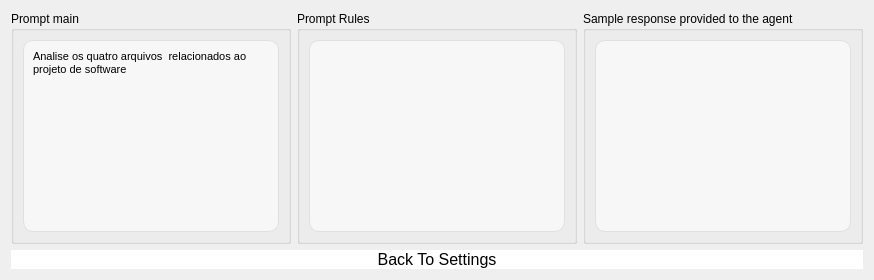
          <widget class="QWidget" name="page_7">
           <layout class="QGridLayout" name="gridLayout_26">
            <item row="0" column="0">
             <widget class="QGroupBox" name="groupBox_5">
              <property name="title">
               <string>Prompt main</string>
              </property>
              <layout class="QGridLayout" name="gridLayout_19">
               <item row="0" column="0">
                <widget class="QTextEdit" name="Promptmain">
                 <property name="sizePolicy">
                  <sizepolicy hsizetype="Fixed" vsizetype="Minimum">
                   <horstretch>0</horstretch>
                   <verstretch>0</verstretch>
                  </sizepolicy>
                 </property>
                 <property name="minimumSize">
                  <size>
                   <width>0</width>
                   <height>0</height>
                  </size>
                 </property>
                 <property name="maximumSize">
                  <size>
                   <width>16777215</width>
                   <height>16777215</height>
                  </size>
                 </property>
                 <property name="toolTip">
                  <string>&lt;html&gt;&lt;head/&gt;&lt;body&gt;&lt;p&gt;If you are going to use advanced vector storage there is no need to reference the reading of the arguments with {read_path_...}, the advanced vector storage will upload the arguments to the openai vector store and then the agent is updated with the respective vector&lt;/p&gt;&lt;/body&gt;&lt;/html&gt;</string>
                 </property>
                 <property name="styleSheet">
                  <string notr="true">            QTextEdit {
                border: 1px solid #E0E0E0;
                padding: 5px;
                border-radius: 10px;
                background-color: #F7F7F7;
                color: black;  /* Cor do texto alterada para preto */
            }</string>
                 </property>
                 <property name="html">
                  <string>&lt;!DOCTYPE HTML PUBLIC &quot;-//W3C//DTD HTML 4.0//EN&quot; &quot;http://www.w3.org/TR/REC-html40/strict.dtd&quot;&gt;
&lt;html&gt;&lt;head&gt;&lt;meta name=&quot;qrichtext&quot; content=&quot;1&quot; /&gt;&lt;style type=&quot;text/css&quot;&gt;
p, li { white-space: pre-wrap; }
&lt;/style&gt;&lt;/head&gt;&lt;body style=&quot; font-family:'MS Shell Dlg 2'; font-size:8.25pt; font-weight:400; font-style:normal;&quot;&gt;
&lt;p style=&quot; margin-top:12px; margin-bottom:12px; margin-left:0px; margin-right:0px; -qt-block-indent:0; text-indent:0px;&quot;&gt;&lt;span style=&quot; font-size:8pt;&quot;&gt;Analise os quatro arquivos  relacionados ao projeto de software&lt;/span&gt;&lt;/p&gt;
&lt;p style=&quot;-qt-paragraph-type:empty; margin-top:12px; margin-bottom:12px; margin-left:0px; margin-right:0px; -qt-block-indent:0; text-indent:0px;&quot;&gt;&lt;br /&gt;&lt;/p&gt;&lt;/body&gt;&lt;/html&gt;</string>
                 </property>
                 <property name="placeholderText">
                  <string/>
                 </property>
                </widget>
               </item>
              </layout>
             </widget>
            </item>
            <item row="0" column="1">
             <widget class="QGroupBox" name="groupBox_7">
              <property name="title">
               <string>Prompt Rules</string>
              </property>
              <layout class="QGridLayout" name="gridLayout_21">
               <item row="0" column="0">
                <widget class="QTextEdit" name="PromptRules">
                 <property name="sizePolicy">
                  <sizepolicy hsizetype="Fixed" vsizetype="Minimum">
                   <horstretch>0</horstretch>
                   <verstretch>0</verstretch>
                  </sizepolicy>
                 </property>
                 <property name="minimumSize">
                  <size>
                   <width>0</width>
                   <height>0</height>
                  </size>
                 </property>
                 <property name="maximumSize">
                  <size>
                   <width>16777215</width>
                   <height>16777215</height>
                  </size>
                 </property>
                 <property name="styleSheet">
                  <string notr="true">            QTextEdit {
                border: 1px solid #E0E0E0;
                padding: 5px;
                border-radius: 10px;
                background-color: #F7F7F7;
                color: black;  /* Cor do texto alterada para preto */
            }</string>
                 </property>
                 <property name="html">
                  <string>&lt;!DOCTYPE HTML PUBLIC &quot;-//W3C//DTD HTML 4.0//EN&quot; &quot;http://www.w3.org/TR/REC-html40/strict.dtd&quot;&gt;
&lt;html&gt;&lt;head&gt;&lt;meta name=&quot;qrichtext&quot; content=&quot;1&quot; /&gt;&lt;style type=&quot;text/css&quot;&gt;
p, li { white-space: pre-wrap; }
&lt;/style&gt;&lt;/head&gt;&lt;body style=&quot; font-family:'MS Shell Dlg 2'; font-size:8.25pt; font-weight:400; font-style:normal;&quot;&gt;
&lt;p style=&quot;-qt-paragraph-type:empty; margin-top:0px; margin-bottom:0px; margin-left:0px; margin-right:0px; -qt-block-indent:0; text-indent:0px;&quot;&gt;&lt;br /&gt;&lt;/p&gt;&lt;/body&gt;&lt;/html&gt;</string>
                 </property>
                 <property name="placeholderText">
                  <string/>
                 </property>
                </widget>
               </item>
              </layout>
             </widget>
            </item>
            <item row="0" column="2">
             <widget class="QGroupBox" name="groupBox_6">
              <property name="title">
               <string>Sample response provided to the agent</string>
              </property>
              <layout class="QGridLayout" name="gridLayout_20">
               <item row="0" column="0">
                <widget class="QTextEdit" name="PromptExample">
                 <property name="sizePolicy">
                  <sizepolicy hsizetype="Fixed" vsizetype="Minimum">
                   <horstretch>0</horstretch>
                   <verstretch>0</verstretch>
                  </sizepolicy>
                 </property>
                 <property name="minimumSize">
                  <size>
                   <width>0</width>
                   <height>0</height>
                  </size>
                 </property>
                 <property name="maximumSize">
                  <size>
                   <width>16777215</width>
                   <height>16777215</height>
                  </size>
                 </property>
                 <property name="styleSheet">
                  <string notr="true">            QTextEdit {
                border: 1px solid #E0E0E0;
                padding: 5px;
                border-radius: 10px;
                background-color: #F7F7F7;
                color: black;  /* Cor do texto alterada para preto */
            }</string>
                 </property>
                 <property name="html">
                  <string>&lt;!DOCTYPE HTML PUBLIC &quot;-//W3C//DTD HTML 4.0//EN&quot; &quot;http://www.w3.org/TR/REC-html40/strict.dtd&quot;&gt;
&lt;html&gt;&lt;head&gt;&lt;meta name=&quot;qrichtext&quot; content=&quot;1&quot; /&gt;&lt;style type=&quot;text/css&quot;&gt;
p, li { white-space: pre-wrap; }
&lt;/style&gt;&lt;/head&gt;&lt;body style=&quot; font-family:'MS Shell Dlg 2'; font-size:8.25pt; font-weight:400; font-style:normal;&quot;&gt;
&lt;p style=&quot;-qt-paragraph-type:empty; margin-top:12px; margin-bottom:12px; margin-left:0px; margin-right:0px; -qt-block-indent:0; text-indent:0px;&quot;&gt;&lt;br /&gt;&lt;/p&gt;&lt;/body&gt;&lt;/html&gt;</string>
                 </property>
                 <property name="placeholderText">
                  <string/>
                 </property>
                </widget>
               </item>
              </layout>
             </widget>
            </item>
            <item row="1" column="0" colspan="3">
             <widget class="QPushButton" name="BackToSettings">
              <property name="font">
               <font>
                <pointsize>-1</pointsize>
               </font>
              </property>
              <property name="styleSheet">
               <string notr="true">            QPushButton {
                background-color: white;

                border-radius: 13px;  /* Borda arredondada (círculo) */
                color: black;  /* Cor do texto alterada para preto */
                font-size: 16px;  /* Ajuste do tamanho do ícone */
            }
            QPushButton:hover {
                background-color: #EDEDED;
            }
            QPushButton:pressed {
                background-color: #DCDCDC;
            }
</string>
              </property>
              <property name="text">
               <string>Back To Settings</string>
              </property>
              <property name="icon">
               <iconset resource="../Qss/icons/_icons.qrc">
                <normaloff>:/material_design/icons/material_design/arrow_back.png</normaloff>:/material_design/icons/material_design/arrow_back.png</iconset>
              </property>
              <property name="iconSize">
               <size>
                <width>39</width>
                <height>29</height>
               </size>
              </property>
             </widget>
            </item>
           </layout>
          </widget>
